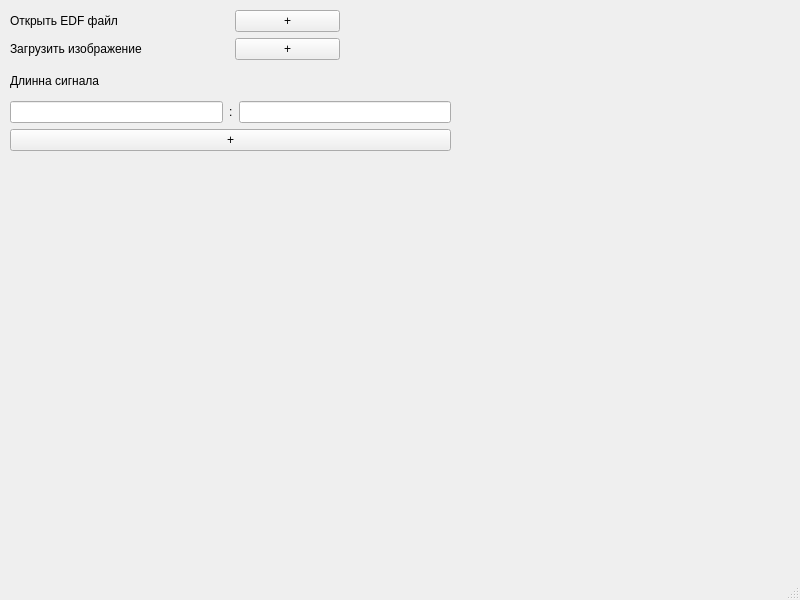
<?xml version="1.0" encoding="UTF-8"?>
<ui version="4.0">
 <class>MainWindow</class>
 <widget class="QMainWindow" name="MainWindow">
  <property name="geometry">
   <rect>
    <x>0</x>
    <y>0</y>
    <width>800</width>
    <height>600</height>
   </rect>
  </property>
  <property name="windowTitle">
   <string>MainWindow</string>
  </property>
  <widget class="QWidget" name="centralwidget">
   <widget class="PlotWidget" name="widget_2" native="true">
    <property name="geometry">
     <rect>
      <x>990</x>
      <y>360</y>
      <width>551</width>
      <height>191</height>
     </rect>
    </property>
   </widget>
   <widget class="Line" name="line">
    <property name="geometry">
     <rect>
      <x>960</x>
      <y>160</y>
      <width>20</width>
      <height>731</height>
     </rect>
    </property>
    <property name="orientation">
     <enum>Qt::Vertical</enum>
    </property>
   </widget>
   <widget class="PlotWidget" name="widget" native="true">
    <property name="geometry">
     <rect>
      <x>990</x>
      <y>160</y>
      <width>551</width>
      <height>191</height>
     </rect>
    </property>
   </widget>
   <widget class="PlotWidget" name="widget_3" native="true">
    <property name="geometry">
     <rect>
      <x>990</x>
      <y>560</y>
      <width>551</width>
      <height>191</height>
     </rect>
    </property>
   </widget>
   <widget class="QWidget" name="layoutWidget">
    <property name="geometry">
     <rect>
      <x>10</x>
      <y>10</y>
      <width>441</width>
      <height>141</height>
     </rect>
    </property>
    <layout class="QVBoxLayout" name="verticalLayout">
     <item>
      <layout class="QGridLayout" name="gridLayout">
       <item row="0" column="3">
        <widget class="QLabel" name="label_4">
         <property name="text">
          <string/>
         </property>
        </widget>
       </item>
       <item row="1" column="2">
        <widget class="QPushButton" name="pushButton_2">
         <property name="text">
          <string>+</string>
         </property>
        </widget>
       </item>
       <item row="0" column="0">
        <widget class="QLabel" name="label">
         <property name="text">
          <string>Открыть EDF файл</string>
         </property>
        </widget>
       </item>
       <item row="0" column="2">
        <widget class="QPushButton" name="pushButton">
         <property name="text">
          <string>+</string>
         </property>
        </widget>
       </item>
       <item row="1" column="3">
        <widget class="QLabel" name="label_6">
         <property name="text">
          <string/>
         </property>
        </widget>
       </item>
       <item row="1" column="0" colspan="2">
        <widget class="QLabel" name="label_5">
         <property name="text">
          <string>Загрузить изображение</string>
         </property>
        </widget>
       </item>
      </layout>
     </item>
     <item>
      <layout class="QGridLayout" name="gridLayout_2">
       <item row="1" column="1">
        <widget class="QLabel" name="label_3">
         <property name="text">
          <string>:</string>
         </property>
        </widget>
       </item>
       <item row="1" column="2">
        <widget class="QLineEdit" name="lineEdit_2"/>
       </item>
       <item row="1" column="0">
        <widget class="QLineEdit" name="lineEdit"/>
       </item>
       <item row="0" column="0">
        <widget class="QLabel" name="label_2">
         <property name="text">
          <string>Длинна сигнала</string>
         </property>
        </widget>
       </item>
      </layout>
     </item>
     <item>
      <widget class="QPushButton" name="pushButton_3">
       <property name="text">
        <string>+</string>
       </property>
      </widget>
     </item>
    </layout>
   </widget>
   <widget class="QWidget" name="layoutWidget">
    <property name="geometry">
     <rect>
      <x>10</x>
      <y>170</y>
      <width>771</width>
      <height>231</height>
     </rect>
    </property>
    <layout class="QHBoxLayout" name="horizontalLayout">
     <item>
      <widget class="PlotWidget" name="widget_4" native="true"/>
     </item>
    </layout>
   </widget>
  </widget>
  <widget class="QMenuBar" name="menubar">
   <property name="geometry">
    <rect>
     <x>0</x>
     <y>0</y>
     <width>800</width>
     <height>21</height>
    </rect>
   </property>
  </widget>
  <widget class="QStatusBar" name="statusbar"/>
 </widget>
 <customwidgets>
  <customwidget>
   <class>PlotWidget</class>
   <extends>QWidget</extends>
   <header>pyqtgraph</header>
   <container>1</container>
  </customwidget>
 </customwidgets>
 <resources/>
 <connections/>
</ui>
